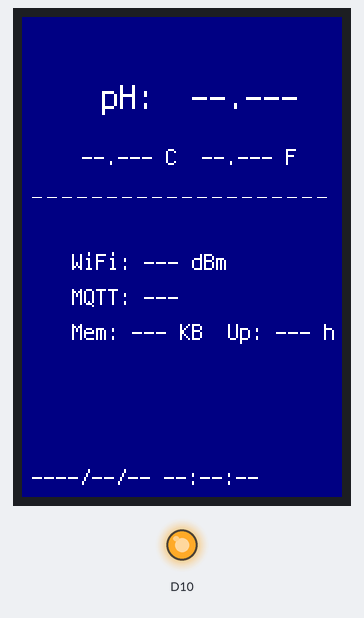
A program run on a simulated CircuitPython board. Parts: 320×480 colour display, output pins drawn as LEDs (lit = HIGH). What the program prints to the serial console is not drawn. At 30.0 s the program ends and the board releases its pins; the recording ends there.

Above: at 0.1 s.
At 1.1 s:
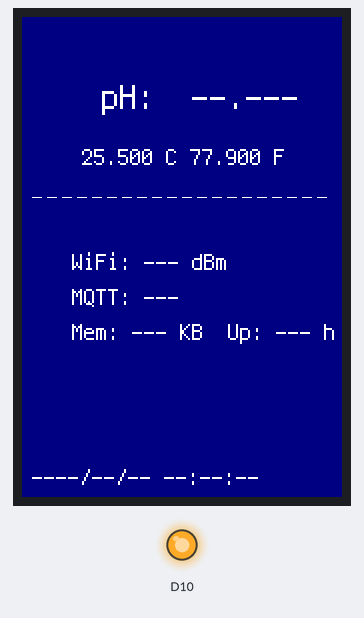
Timing chart, 0 to 2.6 s (numbered marks = the images above):
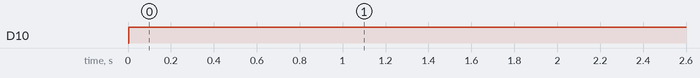

The program:

display_module.py
```python
# display_module.py - Display Module for Hot Tub Monitor
# Target Board: ESP32-S3 8MB (Infrastructure/WiFi Board)
# Rev: 1.2 - Working version before timing line
# Date: 2024-01-25
"""
Display module for Waveshare 3.5" IPS LCD (ST7796S)
Shows real-time status from WiFi, NTP, MQTT, and Sensor modules
Non-blocking operation with 1-second update interval
"""

import board
import busio
import displayio
import fourwire
import busdisplay
import terminalio
import time
import gc
import digitalio
from adafruit_display_text import label
from config import DisplayConfig

# Release any existing displays
displayio.release_displays()


class DisplayModule:
    """Manages the IPS display with hot tub monitor layout"""

    # ST7796S initialization sequence for IPS display
    _INIT_SEQUENCE = (
        b"\x01\x80\x96"  # Software reset
        b"\x11\x80\x96"  # Sleep out
        b"\xF0\x01\xC3"  # Enable extension command 2 partI
        b"\xF0\x01\x96"  # Enable extension command 2 partII
        b"\x36\x01\x48"  # Memory Access Control
        b"\x3A\x01\x55"  # Interface Pixel Format - 16 bit
        b"\xB4\x01\x01"  # Column inversion
        b"\xB6\x03\x80\x02\x3B"  # Display Function Control
        b"\x21\x00"      # Display Inversion ON (IPS)
        b"\xF0\x01\x69"  # Disable extension command 2 partI
        b"\xF0\x01\x3C"  # Disable extension command 2 partII
        b"\x29\x80\x14"  # Display ON
    )

    def __init__(self):
        """Initialize display module"""
        self.enabled = False
        self.display = None
        self.main_group = None
        self.last_update = 0
        self.update_count = 0

        # Text labels (will be created during init)
        self.ph_label = None
        self.temp_label = None
        self.wifi_label = None
        self.mqtt_label = None
        self.mem_label = None
        self.date_label = None

        # Try to initialize display
        if DisplayConfig.ENABLE_DISPLAY:
            try:
                self._initialize_display()
                self.enabled = True
            except Exception as e:
                print(f"Display: Failed to initialize - {e}")
                self.enabled = False
        else:
            print("Display: Disabled by configuration")

    def _initialize_display(self):
        """Initialize the display hardware"""
        print("Display: Initializing...")

        # Set up backlight
        bl = digitalio.DigitalInOut(getattr(board, DisplayConfig.BL_PIN))
        bl.direction = digitalio.Direction.OUTPUT
        bl.value = True

        # Initialize SPI
        spi = busio.SPI(board.SCK, board.MOSI)
        display_bus = fourwire.FourWire(
            spi,
            command=getattr(board, DisplayConfig.DC_PIN),
            chip_select=getattr(board, DisplayConfig.CS_PIN),
            reset=getattr(board, DisplayConfig.RST_PIN)
        )

        # Create display
        self.display = busdisplay.BusDisplay(
            display_bus,
            self._INIT_SEQUENCE,
            width=DisplayConfig.WIDTH,
            height=DisplayConfig.HEIGHT
        )

        # Create main display group
        self.main_group = displayio.Group()

        # Deep blue background
        bg_bitmap = displayio.Bitmap(DisplayConfig.WIDTH, DisplayConfig.HEIGHT, 1)
        bg_palette = displayio.Palette(1)
        bg_palette[0] = DisplayConfig.BACKGROUND_COLOR
        bg = displayio.TileGrid(bg_bitmap, pixel_shader=bg_palette)
        self.main_group.append(bg)

        # Create text labels
        font = terminalio.FONT

        # pH display (larger) - at top since no time label
        self.ph_label = label.Label(font, text="pH:  --.---", color=DisplayConfig.TEXT_COLOR, scale=3)
        self.ph_label.x = 80
        self.ph_label.y = 80

        # Temperature display
        self.temp_label = label.Label(font, text="--.--- C  --.--- F", color=DisplayConfig.TEXT_COLOR, scale=2)
        self.temp_label.x = 60
        self.temp_label.y = 140

        # System info
        self.wifi_label = label.Label(font, text="WiFi: --- dBm", color=DisplayConfig.TEXT_COLOR, scale=2)
        self.wifi_label.x = 50
        self.wifi_label.y = 245

        self.mqtt_label = label.Label(font, text="MQTT: ---", color=DisplayConfig.TEXT_COLOR, scale=2)
        self.mqtt_label.x = 50
        self.mqtt_label.y = 280

        self.mem_label = label.Label(font, text="Mem: --- KB  Up: --- h", color=DisplayConfig.TEXT_COLOR, scale=2)
        self.mem_label.x = 50
        self.mem_label.y = 315

        # Date at bottom
        self.date_label = label.Label(font, text="----/--/-- --:--:--", color=DisplayConfig.TEXT_COLOR, scale=2)
        self.date_label.x = 10
        self.date_label.y = 460

        # Add horizontal line
        self._add_dashed_line()

        # Add all labels
        self.main_group.append(self.ph_label)
        self.main_group.append(self.temp_label)
        self.main_group.append(self.wifi_label)
        self.main_group.append(self.mqtt_label)
        self.main_group.append(self.mem_label)
        self.main_group.append(self.date_label)

        # Show on display
        self.display.root_group = self.main_group

        print(f"Display: Module initialized. Free memory: {gc.mem_free()} bytes")

    def _add_dashed_line(self):
        """Add a dashed line separator"""
        line_group = displayio.Group()
        dash_length = 10
        gap_length = 5
        y_position = 180

        for x in range(10, 310, dash_length + gap_length):
            dash_bitmap = displayio.Bitmap(dash_length, 1, 1)
            dash_palette = displayio.Palette(1)
            dash_palette[0] = DisplayConfig.TEXT_COLOR
            dash = displayio.TileGrid(dash_bitmap, pixel_shader=dash_palette, x=x, y=y_position)
            line_group.append(dash)

        self.main_group.append(line_group)

    def tick(self, wifi_mgr, ntp_sync, mqtt_pub, sensor=None):
        """Update display with current status - includes sensor parameter"""
        if not self.enabled:
            return

        # Throttle updates to once per second
        now = time.monotonic()
        if now - self.last_update < DisplayConfig.UPDATE_INTERVAL:
            return

        try:
            # Update temperature from sensor if available
            if sensor and sensor.is_sensor_online():
                temp_c, temp_f = sensor.get_temperature()
                if temp_c is not None:
                    self.temp_label.text = f"{temp_c:.3f} C {temp_f:.3f} F"
                else:
                    self.temp_label.text = "--.--- C --.--- F"

                # Update pH from sensor (CHANGED)
                ph = sensor.get_ph()
                if ph is not None:
                    self.ph_label.text = f"pH: {ph:.3f}"
                else:
                    self.ph_label.text = "pH: -.---"
            else:
                # Fallback to test data if no sensor
                self.temp_label.text = "No Sensor Data"
                self.ph_label.text = "pH: No Data"

            # Update WiFi status
            wifi_status = wifi_mgr.get_status()
            if wifi_status['connected']:
                rssi = wifi_status['rssi']
                ch = wifi_status['channel']
                bssid_short = wifi_mgr.current_bssid[-2:] if wifi_mgr.current_bssid else "--"
                self.wifi_label.text = f"WiFi: {rssi}dBm Ch:{ch} {bssid_short}"
            else:
                self.wifi_label.text = f"WiFi: {wifi_status['state']}"

            # Update MQTT status
            if mqtt_pub:
                mqtt_status = mqtt_pub.get_status()
                if mqtt_status['connected']:
                    q = mqtt_status['queue_size']
                    rate = mqtt_status['rate']
                    self.mqtt_label.text = f"MQTT: OK Q:{q} {rate}/min"
                else:
                    self.mqtt_label.text = f"MQTT: {mqtt_status['state']}"
            else:
                self.mqtt_label.text = "MQTT: Disabled"

            # Update memory and uptime (original working version)
            free_kb = gc.mem_free() // 1024
            uptime_seconds = wifi_status.get('uptime', 0)
            if uptime_seconds:
                hours = uptime_seconds // 3600
                minutes = (uptime_seconds % 3600) // 60
                uptime_str = f"{hours}.{minutes:02d}h"
            else:
                uptime_str = "0.00h"
            self.mem_label.text = f"Mem: {free_kb}KB  Up: {uptime_str}"

            # Update date/time at bottom
            self.date_label.text = f"2024-01-15 {wifi_mgr.get_timestamp()} CEST"

            self.update_count += 1
            self.last_update = now

        except Exception as e:
            print(f"Display: Update error - {e}")

    def get_status(self):
        """Get display module status"""
        return {
            "enabled": self.enabled,
            "updates": self.update_count,
            "last_update": int(time.monotonic() - self.last_update) if self.last_update > 0 else None
        }


# Test code
def main():
    """Test display module standalone"""
    print("Testing Display Module...")
    display = DisplayModule()

    if not display.enabled:
        print("Display not enabled!")
        return

    print("Display initialized. Running for 30 seconds...")

    # Create mock objects for testing
    class MockWiFi:
        def get_timestamp(self):
            return "12:34:56"
        def get_status(self):
            return {"connected": True, "rssi": -67, "channel": 6, "state": "CONNECTED", "uptime": 3600}
        current_bssid = "AA:BB:CC:DD:EE:FF"

    class MockNTP:
        def get_status(self):
            return {"quality": "ntp"}

    class MockMQTT:
        def get_status(self):
            return {"connected": True, "queue_size": 0, "rate": 5, "state": "CONNECTED"}

    class MockSensor:
        def is_sensor_online(self):
            return True
        def get_temperature(self):
            return 25.5, 77.9

    wifi = MockWiFi()
    ntp = MockNTP()
    mqtt = MockMQTT()
    sensor = MockSensor()

    start = time.monotonic()
    while time.monotonic() - start < 30:
        display.tick(wifi, ntp, mqtt, sensor)
        time.sleep(0.1)

    print(f"Test complete. Updates: {display.get_status()['updates']}")


if __name__ == "__main__":
    main()
```

config.py
```python
# config.py - Configuration constants for WiFi Manager and NTP Sync
"""
Configuration file for Network Services Modules
Centralizes all tunable parameters
"""


class WiFiConfig:
    """WiFi Manager configuration constants"""

    # Signal strength thresholds (dBm)
    RSSI_THRESHOLD = -75  # Minimum acceptable signal
    RSSI_GOOD = -70  # Good signal threshold

    # Timing constants (seconds)
    SCAN_TIMEOUT = 5.0  # Maximum scan duration
    CONNECT_TIMEOUT = 10.0  # Connection attempt timeout
    TICK_INTERVAL = 0.05  # Main loop interval

    # Memory management
    MEMORY_WARNING = 10000 # Memory warning threshold (bytes)

    # Watchdog settings
    CONNECTION_WATCHDOG_TIMEOUT = 3600  # 1 hour default
    RETRY_BACKOFF_MAX = 300  # Max 5 minutes between retries

    # Connection quality thresholds
    LOW_RSSI_DISCONNECT_TIME = 10  # Seconds of low RSSI before disconnect
    LOW_RSSI_WARNING_TIME = 8  # Seconds before disconnect to warn MQTT

    # Better AP switching parameters
    BETTER_AP_MARGIN = 10  # dB improvement needed to consider switching
    BETTER_AP_CHECK_INTERVAL = 45  # Check for better APs every minute
    BETTER_AP_STABLE_TIME = 30  # Seconds better AP must remain stable before switching


class NTPConfig:
    """NTP Sync configuration constants"""

    # NTP Server
    NTP_SERVER = "pool.ntp.org"  # Default NTP server
    NTP_PORT = 123  # Standard NTP port
    TIMEZONE_OFFSET = 1  # PST is UTC-8
    USE_DST = True  # Enable Daylight Saving Time calculation
    DST_OFFSET = 1  # DST adds 1 hour

    # Timing constants (seconds)
    SYNC_INTERVAL = 3600  # How often to sync when stable (1 hour)
    SYNC_TIMEOUT = 5.0  # Maximum time for sync attempt
    INITIAL_RETRY_DELAY = 30  # First retry after failure (30 seconds)
    MAX_RETRY_DELAY = 300  # Maximum retry delay (5 minutes)

    # NTP Protocol
    NTP_EPOCH_OFFSET = 2208988800  # Seconds between 1900 and 1970
    NTP_PACKET_SIZE = 48  # Standard NTP packet size

class MQTTConfig:
    """MQTT Publisher configuration"""
    # Connection
    BROKER = "io.adafruit.com"
    PORT = 1883  # Non-SSL for production (change to 8883 for SSL)

    # Publishing rates
    PUBLISH_RATE_DEV = 20   # Development: 20/minute
    PUBLISH_RATE_PROD = 5   # Production: 5/minute

    # Bucket size - for burst capacity
    MIN_BUCKET_SIZE = 20    # Minimum tokens for emergencies

    # Queue settings
    MAX_QUEUE_SIZE = 20

    # Publishing intervals
    HEALTH_PUBLISH_INTERVAL = 60  # Publish every 60 seconds

    # Memory thresholds
    MIN_MEMORY_PUBLISH = 15000   # Don't publish below this
    MIN_MEMORY_WARNING = 15000   # Warning threshold
    MIN_MEMORY_CRITICAL = 10000  # Critical threshold

    # Set to False to disable MQTT
    ENABLED = True


class DisplayConfig:
    # SPI pins (using ESP32-S3 defaults - as strings)
    # These will be converted to actual pins in the display module

    # Display control pins (your connections)
    CS_PIN = "D5"     # LCD_CS - Chip Select
    DC_PIN = "D6"     # LCD_DC - Data/Command
    RST_PIN = "D11"    # LCD_RST - Reset
    BL_PIN = "D10"    # LCD_BL - Backlight control

    # Display settings
    WIDTH = 320
    HEIGHT = 480
    ROTATION = 0  # Adjust if display is oriented wrong
    BACKGROUND_COLOR = 0x000080  # Deep blue
    TEXT_COLOR = 0xFFFFFF  # White

    # Update settings
    UPDATE_INTERVAL = 1.0  # Minimum seconds between updates
    MEMORY_LIMIT = 15000  # Maximum bytes for display

    # Failure management
    SPI_TIMEOUT = 1.0  # Seconds before declaring SPI hung
    ENABLE_DISPLAY = True  # Can be set False for headless operation


def is_dst(timestamp):
    """Simple DST check for US - DST is approximately April through October"""
    if not NTPConfig.USE_DST:
        return False

    try:
        days_since_epoch = int(timestamp // 86400)
        month = ((days_since_epoch % 365) // 30) + 1
        return 4 <= month <= 10
    except:
        return False


def get_local_offset(timestamp):
    """Get the local time offset from UTC in seconds"""
    base_offset = NTPConfig.TIMEZONE_OFFSET * 3600
    if is_dst(timestamp):
        return base_offset + (NTPConfig.DST_OFFSET * 3600)
    return base_offset
```

Measured:
- by itself, D10: LOW → HIGH at 0.00 s
- what the display in image 0 shows lasts 1.0 s, from 0.0 s to 1.0 s
